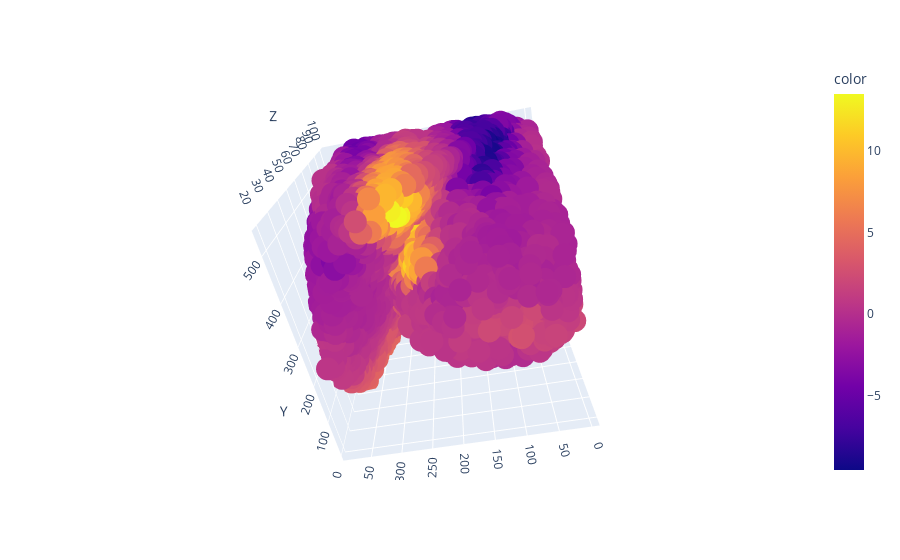

Notebook code for this chart:
### Code cell
fig = px.scatter_3d(test_points, x="X", y="Y", z="Z", color=pca_array[:, 2])
fig.show()

### Figure 1 — Plotly figure (JSON) as saved in the notebook; plotly's stock layout.template omitted (floating-point values rounded to 4 significant figures; data arrays with more than 128 entries replaced by an {"elided": "..."} marker saying what was removed)
{"data": [{"hovertemplate": "X=%{x}<br>Y=%{y}<br>Z=%{z}<br>color=%{marker.color}<extra></extra>", "legendgroup": "", "marker": {"color": {"elided": "7690 float values"}, "coloraxis": "coloraxis", "symbol": "circle"}, "mode": "markers", "name": "", "scene": "scene", "showlegend": false, "type": "scatter3d", "x": {"elided": "7690 float values"}, "y": {"elided": "7690 float values"}, "z": {"elided": "7690 float values"}}], "layout": {"autosize": true, "coloraxis": {"colorbar": {"title": {"text": "color"}}, "colorscale": [[0, "#0d0887"], [0.1111, "#46039f"], [0.2222, "#7201a8"], [0.3333, "#9c179e"], [0.4444, "#bd3786"], [0.5556, "#d8576b"], [0.6667, "#ed7953"], [0.7778, "#fb9f3a"], [0.8889, "#fdca26"], [1, "#f0f921"]]}, "legend": {"tracegroupgap": 0}, "margin": {"t": 60}, "scene": {"aspectmode": "auto", "aspectratio": {"x": 1, "y": 1, "z": 1}, "camera": {"center": {"x": 0, "y": 0, "z": 0}, "eye": {"x": -0.1888, "y": 0.9926, "z": -1.915}, "projection": {"type": "perspective"}, "up": {"x": 0, "y": 0, "z": 1}}, "domain": {"x": [0, 1], "y": [0, 1]}, "xaxis": {"title": {"text": "X"}, "type": "linear"}, "yaxis": {"title": {"text": "Y"}, "type": "linear"}, "zaxis": {"title": {"text": "Z"}, "type": "linear"}}}}
